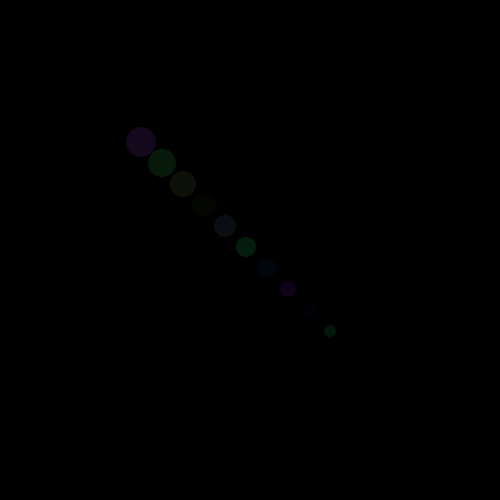
Frame 1 (no input)
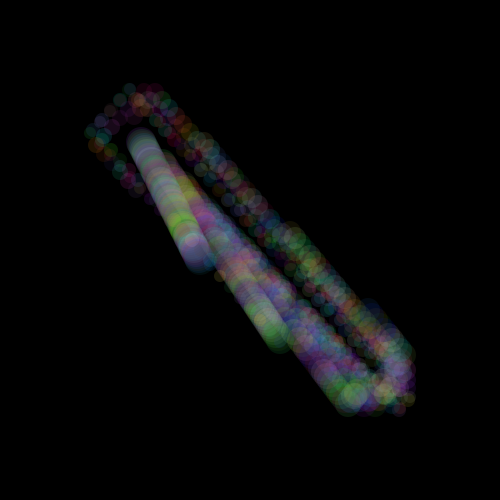
Frame 60 (the mouse pressed at the canvas centre just before this capture)
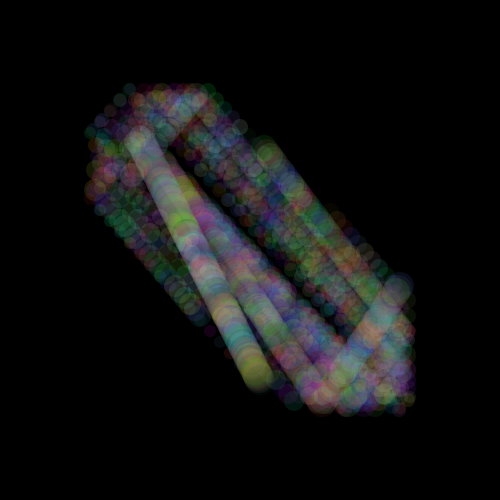
Frame 120 (the mouse held since frame 60 and released just before this capture)

The Processing sketch that drew these frames (run headless with seeded random() and noise(); from frame 60 on, the mouse is pressed at the canvas centre):

// Processing sketch: processing_167403
// ── processing_167403.pde


BoundBall[] balls = new BoundBall[10];

void setup(){
  size(500, 500);
  smooth();
  background(0);
  noStroke();
  fill(255, 0, 0, 10);
  for(int i= 0; i < balls.length; i++)balls[i] = new BoundBall(140+20*i, 140+20*i, 30-i*2, 1+i, 2+i);
}

void draw(){
  for(int i = 0; i < balls.length; i++){
    balls[i].ball();
    balls[i].checkEdges();
  } 
}


void mousePressed(){
  background(0);
}

class BoundBall{
  
  float bX, bY;
  float bRad;
  float bXspeed, bYspeed;
  float xdirection = 1;
  float ydirection = 1;
  
  BoundBall(float x, float y, float rad, float xspeed, float yspeed){
    bX = x;
    bY = y;
    bRad = rad;
    bXspeed = xspeed;
    bYspeed = yspeed;
  }
  
  void ball(){
    
    bX += bXspeed * xdirection;
    bY += bYspeed * ydirection;
    fill(random(255), random(255), random(255), 30);
    ellipse(bX, bY, bRad, bRad);
    
  }
  
  void checkEdges(){
    if(bX > 400 || bX < 100){
      xdirection *= -1;
    }
    if(bY > 400 || bY < 100){
      ydirection *= -1;
    }
  }
}
      
    
    
    
    
    
